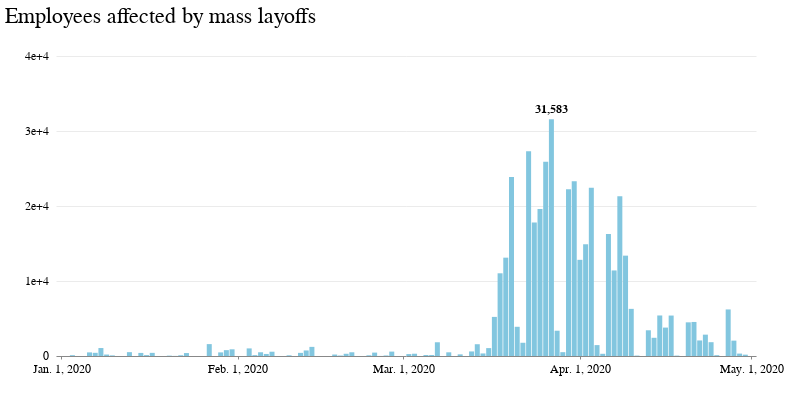

Source (notebook cell):
### Code cell
warn_chart = alt.Chart((warngroupday.query("date > '01/01/2020'")))\
    .mark_bar(size=5)\
    .encode(
    x=alt.X('date:T', title=' ', axis=alt.Axis(grid=False, tickCount=6, format='%b. %-d, %Y'),\
            scale=alt.Scale(domain=('2020-01-01', '2020-05-01'))),
    y=alt.Y('employees_effected:Q', title=' ', axis=alt.Axis(gridWidth=.6,\
     gridColor='#dddddd',offset=6,tickSize=0,domainOpacity=0,tickCount=4, format=''),\
           scale=alt.Scale(domain=(0, 40000)))
).properties(width=700, height=300,
     title='Employees affected by mass layoffs'
 )

warn_chart_text_today = (
    alt.Chart((warngroupday.query("employees_effected == employees_effected.max()")))\
    .mark_text(dy=-10, color="#000000", font='Benton Gothic', fontWeight='bolder', fontSize=12)
    .encode(x=alt.X("date:T"), y=alt.Y("employees_effected:Q"), text=alt.Text("employees_effected:Q",format=','))
)

(warn_chart + warn_chart_text_today).configure_view(strokeOpacity=0).configure_legend(
    orient='top',
    symbolType='stroke'
)

### Figure 1 — Vega-Lite specification as saved in the notebook (floating-point values rounded to 4 significant figures)
{"config": {"view": {"width": 800, "height": 450, "strokeOpacity": 0}, "background": "#ffffff", "title": {"anchor": "start", "font": "Benton Gothic Bold, sans", "fontColor": "#000000", "fontSize": 22, "fontWeight": "normal"}, "arc": {"fill": "#82c6df"}, "area": {"fill": "#82c6df"}, "line": {"stroke": "#82c6df", "strokeWidth": 3}, "path": {"stroke": "#82c6df"}, "rect": {"fill": "#82c6df"}, "shape": {"stroke": "#82c6df"}, "bar": {"fill": "#82c6df"}, "point": {"stroke": "#82c6df"}, "symbol": {"fill": "#82c6df", "size": 30}, "axis": {"titleFont": "Benton Gothic Bold, sans", "titleFontSize": 13, "titleFontWeight": "normal", "labelFont": "Benton Gothic, sans", "labelFontSize": 11.5, "labelFontWeight": "normal"}, "axisX": {"labelAngle": 0, "labelPadding": 4, "tickSize": 3}, "axisY": {"labelBaseline": "middle", "maxExtent": 45, "minExtent": 45, "tickSize": 2, "titleAlign": "left", "titleAngle": 0, "titleX": -45, "titleY": -11}, "legend": {"titleFont": "Benton Gothic Bold, sans", "titleFontSize": 13, "titleFontWeight": "normal", "symbolType": "stroke", "labelFont": "Benton Gothic, sans", "labelFontSize": 11.5, "orient": "top"}, "range": {"category": ["#3580b1", "#ec8431", "#ab7fb4", "#c89d29", "#adc839", "#829eb1"], "diverging": ["#e68a4f", "#f4bb6a", "#f9e39c", "#dadfe2", "#a6b7c6", "#849eae"], "heatmap": ["#fbf2c7", "#f9e39c", "#f8d36e", "#f4bb6a", "#e68a4f", "#d15a40", "#ab4232"], "ordinal": ["#fbf2c7", "#f9e39c", "#f8d36e", "#f4bb6a", "#e68a4f", "#d15a40", "#ab4232"], "ramp": ["#fbf2c7", "#f9e39c", "#f8d36e", "#f4bb6a", "#e68a4f", "#d15a40", "#ab4232"]}}, "layer": [{"data": {"name": "data-0e6dd242ced8f0705aec0dfa255ca817"}, "mark": {"type": "bar", "size": 5}, "encoding": {"x": {"type": "temporal", "axis": {"format": "%b. %-d, %Y", "grid": false, "tickCount": 6}, "field": "date", "scale": {"domain": ["2020-01-01", "2020-05-01"]}, "title": " "}, "y": {"type": "quantitative", "axis": {"domainOpacity": 0, "format": "", "gridColor": "#dddddd", "gridWidth": 0.6, "offset": 6, "tickCount": 4, "tickSize": 0}, "field": "employees_effected", "scale": {"domain": [0, 40000]}, "title": " "}}, "height": 300, "title": "Employees affected by mass layoffs", "width": 700}, {"data": {"name": "data-fdea08b040a4e68d8137bf9ee23c5df4"}, "mark": {"type": "text", "color": "#000000", "dy": -10, "font": "Benton Gothic", "fontSize": 12, "fontWeight": "bolder"}, "encoding": {"text": {"type": "quantitative", "field": "employees_effected", "format": ","}, "x": {"type": "temporal", "field": "date"}, "y": {"type": "quantitative", "field": "employees_effected"}}}], "$schema": "https://vega.github.io/schema/vega-lite/v4.0.2.json", "datasets": {"data-0e6dd242ced8f0705aec0dfa255ca817": [{"date": "2020-01-03T00:00:00", "employees_effected": 108.0}, {"date": "2020-01-06T00:00:00", "employees_effected": 481.0}, {"date": "2020-01-07T00:00:00", "employees_effected": 425.0}, {"date": "2020-01-08T00:00:00", "employees_effected": 1062.0}, {"date": "2020-01-09T00:00:00", "employees_effected": 193.0}, {"date": "2020-01-10T00:00:00", "employees_effected": 80.0}, {"date": "2020-01-13T00:00:00", "employees_effected": 513.0}, {"date": "2020-01-15T00:00:00", "employees_effected": 411.0}, {"date": "2020-01-16T00:00:00", "employees_effected": 119.0}, {"date": "2020-01-17T00:00:00", "employees_effected": 419.0}, {"date": "2020-01-20T00:00:00", "employees_effected": 50.0}, {"date": "2020-01-21T00:00:00", "employees_effected": 13.0}, {"date": "2020-01-22T00:00:00", "employees_effected": 97.0}, {"date": "2020-01-23T00:00:00", "employees_effected": 393.0}, {"date": "2020-01-27T00:00:00", "employees_effected": 1585.0}, {"date": "2020-01-29T00:00:00", "employees_effected": 482.0}, {"date": "2020-01-30T00:00:00", "employees_effected": 780.0}, {"date": "2020-01-31T00:00:00", "employees_effected": 893.0}, {"date": "2020-02-01T00:00:00", "employees_effected": 0.0}, {"date": "2020-02-03T00:00:00", "employees_effected": 1013.0}, {"date": "2020-02-04T00:00:00", "employees_effected": 114.0}, {"date": "2020-02-05T00:00:00", "employees_effected": 498.0}, {"date": "2020-02-06T00:00:00", "employees_effected": 273.0}, {"date": "2020-02-07T00:00:00", "employees_effected": 572.0}, {"date": "2020-02-10T00:00:00", "employees_effected": 92.0}, {"date": "2020-02-12T00:00:00", "employees_effected": 418.0}, {"date": "2020-02-13T00:00:00", "employees_effected": 738.0}, {"date": "2020-02-14T00:00:00", "employees_effected": 1217.0}, {"date": "2020-02-18T00:00:00", "employees_effected": 195.0}, {"date": "2020-02-19T00:00:00", "employees_effected": 60.0}, {"date": "2020-02-20T00:00:00", "employees_effected": 297.0}, {"date": "2020-02-21T00:00:00", "employees_effected": 497.0}, {"date": "2020-02-24T00:00:00", "employees_effected": 93.0}, {"date": "2020-02-25T00:00:00", "employees_effected": 453.0}, {"date": "2020-02-26T00:00:00", "employees_effected": 9.0}, {"date": "2020-02-27T00:00:00", "employees_effected": 71.0}, {"date": "2020-02-28T00:00:00", "employees_effected": 587.0}, {"date": "2020-03-01T00:00:00", "employees_effected": 0.0}, {"date": "2020-03-02T00:00:00", "employees_effected": 256.0}, {"date": "2020-03-03T00:00:00", "employees_effected": 303.0}, {"date": "2020-03-05T00:00:00", "employees_effected": 135.0}, {"date": "2020-03-06T00:00:00", "employees_effected": 128.0}, {"date": "2020-03-07T00:00:00", "employees_effected": 1831.0}, {"date": "2020-03-09T00:00:00", "employees_effected": 492.0}, {"date": "2020-03-11T00:00:00", "employees_effected": 219.0}, {"date": "2020-03-13T00:00:00", "employees_effected": 608.0}, {"date": "2020-03-14T00:00:00", "employees_effected": 1570.0}, {"date": "2020-03-15T00:00:00", "employees_effected": 340.0}, {"date": "2020-03-16T00:00:00", "employees_effected": 1053.0}, {"date": "2020-03-17T00:00:00", "employees_effected": 5214.0}, {"date": "2020-03-18T00:00:00", "employees_effected": 11030.0}, {"date": "2020-03-19T00:00:00", "employees_effected": 13110.0}, {"date": "2020-03-20T00:00:00", "employees_effected": 23880.0}, {"date": "2020-03-21T00:00:00", "employees_effected": 3895.0}, {"date": "2020-03-22T00:00:00", "employees_effected": 1765.0}, {"date": "2020-03-23T00:00:00", "employees_effected": 27310.0}, {"date": "2020-03-24T00:00:00", "employees_effected": 17790.0}, {"date": "2020-03-25T00:00:00", "employees_effected": 19610.0}, {"date": "2020-03-26T00:00:00", "employees_effected": 25890.0}, {"date": "2020-03-27T00:00:00", "employees_effected": 31580.0}, {"date": "2020-03-28T00:00:00", "employees_effected": 3371.0}, {"date": "2020-03-29T00:00:00", "employees_effected": 511.0}, {"date": "2020-03-30T00:00:00", "employees_effected": 22230.0}, {"date": "2020-03-31T00:00:00", "employees_effected": 23300.0}, {"date": "2020-04-01T00:00:00", "employees_effected": 12820.0}, {"date": "2020-04-02T00:00:00", "employees_effected": 14900.0}, {"date": "2020-04-03T00:00:00", "employees_effected": 22440.0}, {"date": "2020-04-04T00:00:00", "employees_effected": 1454.0}, {"date": "2020-04-05T00:00:00", "employees_effected": 294.0}, {"date": "2020-04-06T00:00:00", "employees_effected": 16260.0}, {"date": "2020-04-07T00:00:00", "employees_effected": 11410.0}, {"date": "2020-04-08T00:00:00", "employees_effected": 21310.0}, {"date": "2020-04-09T00:00:00", "employees_effected": 13380.0}, {"date": "2020-04-10T00:00:00", "employees_effected": 6285.0}, {"date": "2020-04-11T00:00:00", "employees_effected": 56.0}, {"date": "2020-04-13T00:00:00", "employees_effected": 3429.0}, {"date": "2020-04-14T00:00:00", "employees_effected": 2428.0}, {"date": "2020-04-15T00:00:00", "employees_effected": 5404.0}, {"date": "2020-04-16T00:00:00", "employees_effected": 3789.0}, {"date": "2020-04-17T00:00:00", "employees_effected": 5393.0}, {"date": "2020-04-18T00:00:00", "employees_effected": 54.0}, {"date": "2020-04-20T00:00:00", "employees_effected": 4488.0}, {"date": "2020-04-21T00:00:00", "employees_effected": 4539.0}, {"date": "2020-04-22T00:00:00", "employees_effected": 2074.0}, {"date": "2020-04-23T00:00:00", "employees_effected": 2847.0}, {"date": "2020-04-24T00:00:00", "employees_effected": 1841.0}, {"date": "2020-04-25T00:00:00", "employees_effected": 109.0}, {"date": "2020-04-27T00:00:00", "employees_effected": 6208.0}, {"date": "2020-04-28T00:00:00", "employees_effected": 2049.0}, {"date": "2020-04-29T00:00:00", "employees_effected": 321.0}, {"date": "2020-04-30T00:00:00", "employees_effected": 178.0}, {"date": "2020-05-01T00:00:00", "employees_effected": 0.0}], "data-fdea08b040a4e68d8137bf9ee23c5df4": [{"date": "2020-03-27T00:00:00", "employees_effected": 31580.0}]}}
